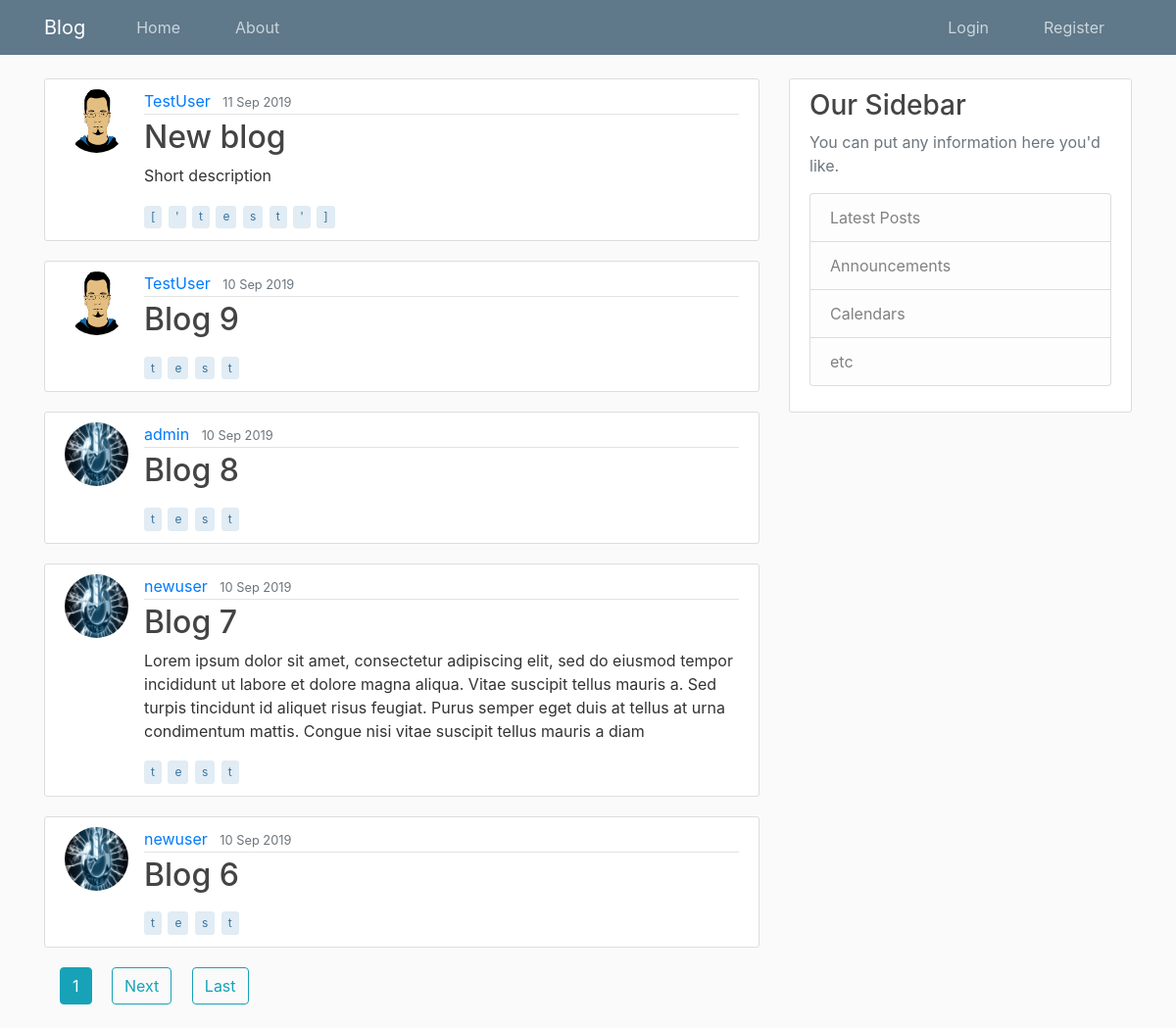
Screenshot of /blog/ with the database file from the repository.
### Blog/models.py (models this page shows, shortened)
class Post(models.Model):
    title = models.CharField(max_length=80, unique=True)
    slug = models.SlugField(default='', max_length=80)
    short_des = models.TextField(default='', max_length=500, blank=True)
    content = models.TextField()
    tags = models.CharField(max_length=80, default='', blank=True)
    date_posted = models.DateTimeField(default=timezone.now)
    last_updated = models.DateTimeField(auto_now=True)
    author = models.ForeignKey(User, null=True, on_delete=models.SET_NULL)
    publish = models.BooleanField(default=False)

### Users/models.py (models this page shows, shortened)
class Profile(models.Model):
    user = models.OneToOneField(User, on_delete=models.CASCADE)
    bio = models.CharField(null=True, max_length=140, blank=True)
    image = models.ImageField(default='default.jpg', upload_to='profile_pics', blank=True)
    public = models.BooleanField(default=False)
    website = models.CharField(null=True, blank=True, max_length=80)
    location = models.CharField(null=True, max_length=200, blank=True)
    join_date = models.DateTimeField(auto_now_add=True)

### Blog/views.py (the view)
# urls.py: path('', PostListView.as_view(), name='home'),
class PostListView(ListView):
    template_name = 'Blog/home.html'   # <app>/<model>_<viewtype>.html
    context_object_name = 'posts'
    queryset = Post.objects.filter(publish=True)
    ordering = ['-date_posted']
    paginate_by = 5

### Blog/templates/Blog/home.html (shortened to what this page needs)
{% extends "Blog/base.html" %}
{% block content %}
{% for post in posts %}
<article class="media content-section">
    <img class="rounded-circle article-img" src="{{ post.author.profile.image.url }}">
    <div class="media-body">
        <div class="article-metadata">
            <a class="mr-2" href="{% url 'Blog:user-posts' post.author.username %}">{{ post.author }}</a>
            <small class="text-muted">{{ post.date_posted|date:"j M Y" }}</small>
        </div>
        <h2><a class="article-title" href="{% url 'Blog:post-detail' post.slug %}">{{ post.title }}</a></h2>
        <p class="article-short-des">{{ post.short_des }}</p>
        {% for tag in post.tags|make_list %}
            <p class="article-tags">{{ tag }}</p>
        {% endfor %}
    </div>
</article>
{% endfor %}
{% if is_paginated %}
    {% for num in page_obj.paginator.page_range %}
        {% if page_obj.number == num %}
        <a class="btn btn-info ml-3 mb-4" href="?page={{num}}">{{num}}</a>
        {% elif num > obj.page_obj.number|add:'-3' and num > obj.page_obj.number|add:'3' %}
            <a class="btn btn-outline-info ml-3 mb-4" href="?page={{num}}">{{num}}</a>
        {% endif %}
    {% endfor %}
    {% if page_obj.has_next %}
        <a class="btn btn-outline-info ml-3 mb-4" href="?page={{ page_obj.next_page_number }}">Next</a>
        <a class="btn btn-outline-info ml-3 mb-4" href="?page={{ page_obj.paginator.num_pages }}">Last</a>
    {% endif %}
{% endif %}
{% endblock content %}

### Blog/static/Blog/main.css (style rules this page uses)
body { background: #fafafa; color: #333333; margin-top: 5rem; }
h1, h2, h3, h4, h5, h6 { color: #444444; }
.content-section { background: #ffffff; padding: 10px 20px; border: 1px solid #dddddd; border-radius: 3px; margin-bottom: 20px; }
.article-title { color: #444444; }
.article-content, .article-short-des { white-space: pre-line; }
.article-img { height: 65px; width: 65px; margin-right: 16px; }
.article-metadata { padding-bottom: 1px; margin-bottom: 4px; border-bottom: 1px solid #e3e3e3 }
.article-tags { display: inline-block; padding: .4em .5em; margin: 2px 2px 2px 0; font-size: 12px; line-height: 1; white-space: nowrap; text-decoration: none; text-align: center; border-width: 1px; border-style: solid; border-radius: 3px; transition: all .15s ease-in-out; color: #39739d; background-color: #E1ECF4; border-color: #E1ECF4; }

### rows the page displays
Post: author.profile.image (picture), author "TestUser", date_posted "11 Sep 2019", title "New blog", short_des "Short description", tags "[" "'" "t" "e" "s" "t" "'" "]"
Post: author.profile.image (picture), author "TestUser", date_posted "10 Sep 2019", title "Blog 9", tags "t" "e" "s" "t"
Post: author.profile.image (placeholder picture), author "admin", date_posted "10 Sep 2019", title "Blog 8", tags "t" "e" "s" "t"
Post: author.profile.image (placeholder picture), author "newuser", date_posted "10 Sep 2019", title "Blog 7", short_des "Lorem ipsum dolor sit amet, consectetur adipiscing elit, sed do eiusmod tempor incididunt ut labore et dolore magna aliqua. Vitae suscipit tellus mauris a. Sed turpis tincidunt id aliquet risus feugiat. Purus semper eget duis at tellus at urna condimentum mattis. Congue nisi vitae suscipit tellus mauris a diam", tags "t" "e" "s" "t"
Post: author.profile.image (placeholder picture), author "newuser", date_posted "10 Sep 2019", title "Blog 6", tags "t" "e" "s" "t"

### other values shown
{{ num }} "1"
